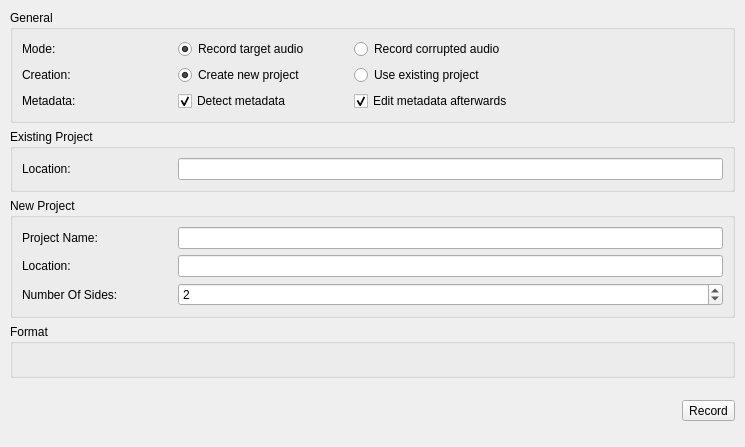
<?xml version="1.0" encoding="UTF-8"?>
<ui version="4.0">
 <class>ViProjectRecordingWidget</class>
 <widget class="QWidget" name="ViProjectRecordingWidget">
  <property name="geometry">
   <rect>
    <x>0</x>
    <y>0</y>
    <width>745</width>
    <height>447</height>
   </rect>
  </property>
  <property name="maximumSize">
   <size>
    <width>16777215</width>
    <height>16777215</height>
   </size>
  </property>
  <property name="windowTitle">
   <string>Form</string>
  </property>
  <property name="styleSheet">
   <string/>
  </property>
  <layout class="QGridLayout" name="gridLayout">
   <property name="leftMargin">
    <number>10</number>
   </property>
   <property name="topMargin">
    <number>10</number>
   </property>
   <property name="rightMargin">
    <number>10</number>
   </property>
   <property name="bottomMargin">
    <number>10</number>
   </property>
   <item row="0" column="0">
    <widget class="QGroupBox" name="groupBox_4">
     <property name="title">
      <string>General</string>
     </property>
     <layout class="QGridLayout" name="gridLayout_6">
      <item row="4" column="0">
       <widget class="QLabel" name="label_7">
        <property name="minimumSize">
         <size>
          <width>150</width>
          <height>0</height>
         </size>
        </property>
        <property name="maximumSize">
         <size>
          <width>150</width>
          <height>16777215</height>
         </size>
        </property>
        <property name="text">
         <string>Metadata:</string>
        </property>
       </widget>
      </item>
      <item row="2" column="0">
       <widget class="QLabel" name="label_5">
        <property name="minimumSize">
         <size>
          <width>150</width>
          <height>0</height>
         </size>
        </property>
        <property name="maximumSize">
         <size>
          <width>150</width>
          <height>16777215</height>
         </size>
        </property>
        <property name="text">
         <string>Mode:</string>
        </property>
       </widget>
      </item>
      <item row="3" column="0">
       <widget class="QLabel" name="label_6">
        <property name="minimumSize">
         <size>
          <width>150</width>
          <height>0</height>
         </size>
        </property>
        <property name="maximumSize">
         <size>
          <width>150</width>
          <height>16777215</height>
         </size>
        </property>
        <property name="text">
         <string>Creation:</string>
        </property>
       </widget>
      </item>
      <item row="4" column="1" colspan="2">
       <widget class="QWidget" name="widget_4" native="true">
        <layout class="QFormLayout" name="formLayout">
         <property name="leftMargin">
          <number>0</number>
         </property>
         <property name="topMargin">
          <number>0</number>
         </property>
         <property name="rightMargin">
          <number>0</number>
         </property>
         <property name="bottomMargin">
          <number>0</number>
         </property>
         <item row="0" column="0">
          <widget class="QCheckBox" name="detectBox">
           <property name="sizePolicy">
            <sizepolicy hsizetype="Minimum" vsizetype="Fixed">
             <horstretch>0</horstretch>
             <verstretch>0</verstretch>
            </sizepolicy>
           </property>
           <property name="minimumSize">
            <size>
             <width>170</width>
             <height>0</height>
            </size>
           </property>
           <property name="text">
            <string>Detect metadata</string>
           </property>
           <property name="checked">
            <bool>true</bool>
           </property>
          </widget>
         </item>
         <item row="0" column="1">
          <widget class="QCheckBox" name="editBox">
           <property name="minimumSize">
            <size>
             <width>0</width>
             <height>0</height>
            </size>
           </property>
           <property name="maximumSize">
            <size>
             <width>16777215</width>
             <height>16777215</height>
            </size>
           </property>
           <property name="text">
            <string>Edit metadata afterwards</string>
           </property>
           <property name="checked">
            <bool>true</bool>
           </property>
          </widget>
         </item>
        </layout>
       </widget>
      </item>
      <item row="2" column="1" colspan="2">
       <widget class="QWidget" name="widget" native="true">
        <layout class="QFormLayout" name="formLayout_4">
         <property name="leftMargin">
          <number>0</number>
         </property>
         <property name="topMargin">
          <number>0</number>
         </property>
         <property name="rightMargin">
          <number>0</number>
         </property>
         <property name="bottomMargin">
          <number>0</number>
         </property>
         <item row="0" column="0">
          <widget class="QRadioButton" name="targetRadioButton">
           <property name="sizePolicy">
            <sizepolicy hsizetype="Fixed" vsizetype="Fixed">
             <horstretch>0</horstretch>
             <verstretch>0</verstretch>
            </sizepolicy>
           </property>
           <property name="minimumSize">
            <size>
             <width>170</width>
             <height>0</height>
            </size>
           </property>
           <property name="text">
            <string>Record target audio</string>
           </property>
           <property name="checked">
            <bool>true</bool>
           </property>
          </widget>
         </item>
         <item row="0" column="1">
          <widget class="QRadioButton" name="corruptedRadioButton">
           <property name="text">
            <string>Record corrupted audio</string>
           </property>
          </widget>
         </item>
        </layout>
       </widget>
      </item>
      <item row="3" column="1" colspan="2">
       <widget class="QWidget" name="widget_2" native="true">
        <layout class="QFormLayout" name="formLayout_3">
         <property name="fieldGrowthPolicy">
          <enum>QFormLayout::AllNonFixedFieldsGrow</enum>
         </property>
         <property name="leftMargin">
          <number>0</number>
         </property>
         <property name="topMargin">
          <number>0</number>
         </property>
         <property name="rightMargin">
          <number>0</number>
         </property>
         <property name="bottomMargin">
          <number>0</number>
         </property>
         <item row="0" column="0">
          <widget class="QRadioButton" name="newRadioButton">
           <property name="sizePolicy">
            <sizepolicy hsizetype="Fixed" vsizetype="Fixed">
             <horstretch>0</horstretch>
             <verstretch>0</verstretch>
            </sizepolicy>
           </property>
           <property name="minimumSize">
            <size>
             <width>170</width>
             <height>0</height>
            </size>
           </property>
           <property name="text">
            <string>Create new project</string>
           </property>
           <property name="checked">
            <bool>true</bool>
           </property>
          </widget>
         </item>
         <item row="0" column="1">
          <widget class="QRadioButton" name="existingRadioButton">
           <property name="text">
            <string>Use existing project</string>
           </property>
          </widget>
         </item>
        </layout>
       </widget>
      </item>
     </layout>
    </widget>
   </item>
   <item row="1" column="0">
    <widget class="QGroupBox" name="existingGroup">
     <property name="title">
      <string>Existing Project</string>
     </property>
     <layout class="QGridLayout" name="gridLayout_5">
      <item row="0" column="0">
       <widget class="QLabel" name="label_4">
        <property name="minimumSize">
         <size>
          <width>150</width>
          <height>0</height>
         </size>
        </property>
        <property name="maximumSize">
         <size>
          <width>150</width>
          <height>16777215</height>
         </size>
        </property>
        <property name="text">
         <string>Location:</string>
        </property>
       </widget>
      </item>
      <item row="0" column="1">
       <widget class="ViFileBrowser" name="existingBrowser"/>
      </item>
     </layout>
    </widget>
   </item>
   <item row="3" column="0">
    <widget class="QGroupBox" name="groupBox_2">
     <property name="title">
      <string>Format</string>
     </property>
     <layout class="QGridLayout" name="gridLayout_3">
      <item row="0" column="0">
       <widget class="ViFormatWidget" name="formatWidget" native="true"/>
      </item>
     </layout>
    </widget>
   </item>
   <item row="2" column="0">
    <widget class="QGroupBox" name="newGroup">
     <property name="title">
      <string>New Project</string>
     </property>
     <layout class="QGridLayout" name="gridLayout_2">
      <item row="0" column="0">
       <widget class="QLabel" name="label">
        <property name="minimumSize">
         <size>
          <width>150</width>
          <height>0</height>
         </size>
        </property>
        <property name="maximumSize">
         <size>
          <width>150</width>
          <height>16777215</height>
         </size>
        </property>
        <property name="text">
         <string>Project Name:</string>
        </property>
       </widget>
      </item>
      <item row="2" column="0">
       <widget class="QLabel" name="label_2">
        <property name="minimumSize">
         <size>
          <width>150</width>
          <height>0</height>
         </size>
        </property>
        <property name="maximumSize">
         <size>
          <width>150</width>
          <height>16777215</height>
         </size>
        </property>
        <property name="text">
         <string>Location:</string>
        </property>
       </widget>
      </item>
      <item row="3" column="0">
       <widget class="QLabel" name="label_3">
        <property name="minimumSize">
         <size>
          <width>150</width>
          <height>0</height>
         </size>
        </property>
        <property name="maximumSize">
         <size>
          <width>150</width>
          <height>16777215</height>
         </size>
        </property>
        <property name="text">
         <string>Number Of Sides:</string>
        </property>
       </widget>
      </item>
      <item row="3" column="1" colspan="2">
       <widget class="QSpinBox" name="sidesSpinBox">
        <property name="styleSheet">
         <string notr="true"/>
        </property>
        <property name="minimum">
         <number>1</number>
        </property>
        <property name="maximum">
         <number>100</number>
        </property>
        <property name="value">
         <number>2</number>
        </property>
       </widget>
      </item>
      <item row="2" column="1" colspan="2">
       <widget class="ViFileBrowser" name="newBrowser"/>
      </item>
      <item row="0" column="1" colspan="2">
       <widget class="QLineEdit" name="nameLineEdit"/>
      </item>
     </layout>
    </widget>
   </item>
   <item row="4" column="0">
    <widget class="QWidget" name="widget_3" native="true">
     <layout class="QGridLayout" name="gridLayout_4">
      <property name="leftMargin">
       <number>0</number>
      </property>
      <property name="topMargin">
       <number>0</number>
      </property>
      <property name="rightMargin">
       <number>0</number>
      </property>
      <property name="bottomMargin">
       <number>0</number>
      </property>
      <item row="0" column="0">
       <spacer name="horizontalSpacer">
        <property name="orientation">
         <enum>Qt::Horizontal</enum>
        </property>
        <property name="sizeHint" stdset="0">
         <size>
          <width>40</width>
          <height>20</height>
         </size>
        </property>
       </spacer>
      </item>
      <item row="0" column="1">
       <widget class="ViButton" name="startButton">
        <property name="text">
         <string>Record</string>
        </property>
       </widget>
      </item>
     </layout>
    </widget>
   </item>
  </layout>
 </widget>
 <customwidgets>
  <customwidget>
   <class>ViFormatWidget</class>
   <extends>QWidget</extends>
   <header>viformatwidget.h</header>
   <container>1</container>
  </customwidget>
  <customwidget>
   <class>ViFileBrowser</class>
   <extends>QLineEdit</extends>
   <header>vifilebrowser.h</header>
  </customwidget>
  <customwidget>
   <class>ViButton</class>
   <extends>QToolButton</extends>
   <header>vibutton.h</header>
  </customwidget>
 </customwidgets>
 <resources/>
 <connections/>
</ui>
